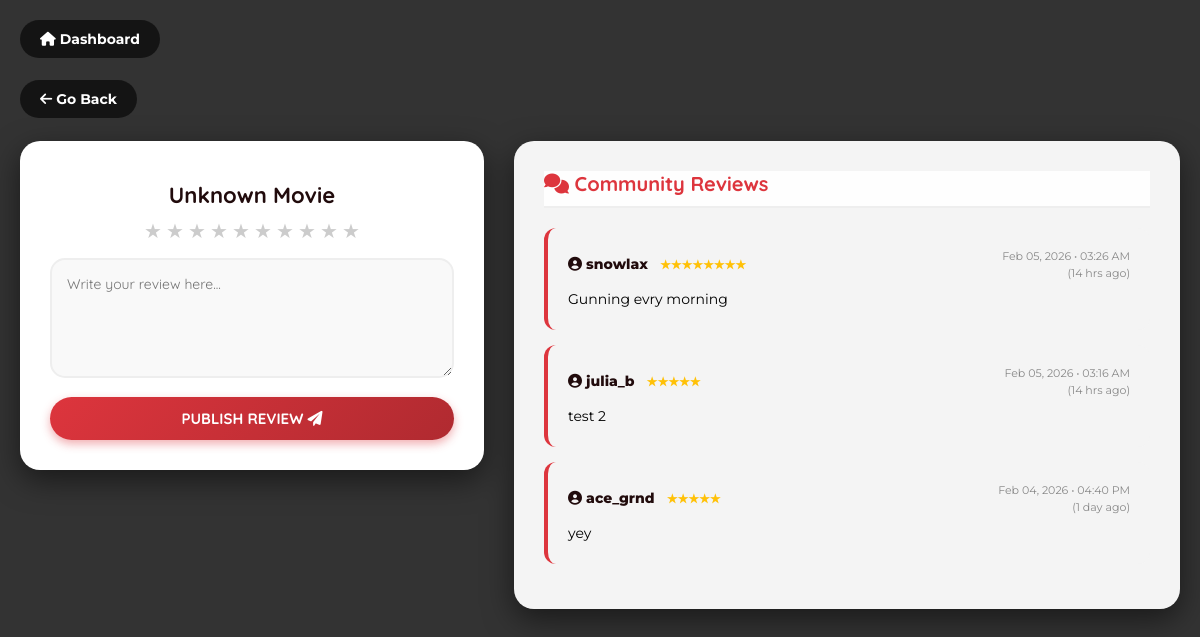
Screenshot of /reviews.php?movie_id=1168190 (signed in) with the database file from the repository.
### tables this page shows
CREATE TABLE `tbl_movie_review` (
  `id` int(11) NOT NULL,
  `user_id` int(11) NOT NULL,
  `movie_id` int(11) NOT NULL,
  `movie_title` varchar(255) DEFAULT NULL,
  `review` text NOT NULL,
  `created_at` timestamp NOT NULL DEFAULT current_timestamp(),
  `rating` tinyint(4) NOT NULL DEFAULT 5
);

CREATE TABLE `users` (
  `id` int(11) NOT NULL,
  `username` varchar(50) NOT NULL,
  `name` varchar(100) NOT NULL,
  `email` varchar(150) NOT NULL,
  `password` varchar(255) NOT NULL,
  `created_at` timestamp NOT NULL DEFAULT current_timestamp()
);

### reviews.php (the view, shortened to what this page needs)
<?php
include "db.php";
$movie_id = $_GET['movie_id'];
function time_elapsed_string($datetime, $full = false) {
    $now = new DateTime;
    $ago = new DateTime($datetime);
    $diff = $now->diff($ago);
    $weeks = floor($diff->d / 7);
    $days = $diff->d - ($weeks * 7);
    $string = array(
        'y' => $diff->y,
        'm' => $diff->m,
        'w' => $weeks,
        'd' => $days,
        'h' => $diff->h,
        'i' => $diff->i,
        's' => $diff->s,
    );
    $labels = array(
        'y' => 'year', 'm' => 'month', 'w' => 'week',
        'd' => 'day', 'h' => 'hr', 'i' => 'min', 's' => 'sec',
    );
    foreach ($string as $k => $v) {
        if ($v > 0) {
            $string[$k] = $v . ' ' . $labels[$k] . ($v > 1 ? 's' : '');
        } else {
            unset($string[$k]);
        }
    }
    $string = array_slice($string, 0, 1);
    return implode(', ', $string) . ' ago';
}
$sql = "SELECT r.review, r.rating, r.created_at, u.username
        FROM tbl_movie_review r
        JOIN users u ON r.user_id = u.id
        WHERE r.movie_id = ?
        ORDER BY r.created_at DESC";
$stmt_fetch = $conn->prepare($sql);
$stmt_fetch->bind_param("i", $movie_id);
$stmt_fetch->execute();
$result_reviews = $stmt_fetch->get_result();
$existing_reviews = [];
while($row = $result_reviews->fetch_assoc()) {
    $existing_reviews[] = $row;
}
$api_key = "1163142a130a2e01a5fb73752ac05995";
$tmdb_url = "https://api.themoviedb.org/3/movie/$movie_id?api_key=$api_key&language=en-US";
$movie_json = @file_get_contents($tmdb_url);
$movie = json_decode($movie_json, true);
if(!$movie || isset($movie['status_code'])) {
    $movie = ['title' => 'Unknown Movie', 'poster_path' => null];
}
?>
<!DOCTYPE html>
<html lang="en">
<head>
    <link rel="stylesheet" href="https://cdnjs.cloudflare.com/ajax/libs/font-awesome/6.0.0/css/all.min.css">
</head>
<body>
<a href="dashboard.php" class="back-link-float">
    <i class="fa-solid fa-house"></i> Dashboard
</a>
<a href="javascript:history.back()" class="back-link-float" style="top: 80px;">
    <i class="fa-solid fa-arrow-left"></i> Go Back
</a>
<div class="page-wrapper">
    <div class="main-layout">
        <div class="form-container">
            <h1><?= htmlspecialchars($movie['title']); ?></h1>
            <form method="POST">
            <div class="star-rating">
                <?php for($i = 10; $i >= 1; $i--): ?>
                    <label for="star<?= $i ?>" title="<?= $i ?> stars">★</label>
                <?php endfor; ?>
            </div>
                <textarea name="review" placeholder="Write your review here..." required></textarea>
                <button type="submit">Publish Review <i class="fa-solid fa-paper-plane"></i></button>
            </form>
        </div>
        <div class="comments-container">
            <div class="comments-header">
                <i class="fa-solid fa-comments"></i> Community Reviews
            </div>
            <?php if(count($existing_reviews) > 0): ?>
                <?php foreach($existing_reviews as $rev): ?>
                    <div class="single-review">
                        <div class="user-name">
                            <span>
                                <i class="fa-solid fa-user-circle"></i> <?= htmlspecialchars($rev['username']); ?>
                                <span class="stars-display">
                                    <?php for($i=0; $i<$rev['rating']; $i++) echo '★'; ?>
                                </span>
                            </span>
                            <span class="review-date">
                                <?= date("M d, Y • h:i A", strtotime($rev['created_at'])); ?>
                                <br>
                                (<?= time_elapsed_string($rev['created_at']); ?>)
                            </span>
                        </div>
                        <?= nl2br(htmlspecialchars($rev['review'])); ?>
                    </div>
                <?php endforeach; ?>
            <?php endif; ?>
        </div>
    </div>
</div>
</body>
</html>

### reviews.php (style rules this page uses)
* { box-sizing: border-box; }
body { background: url('assets/background.jpg') no-repeat center center fixed; background-size: cover; font-family: 'Montserrat', sans-serif; margin: 0; padding: 0; color: #fff; min-height: 100vh; }
body::before { content: ""; position: fixed; top: 0; left: 0; right: 0; bottom: 0; background: rgba(0,0,0,0.8); z-index: -1; }
.page-wrapper { width: 100%; max-width: 1200px; margin: 0 auto; padding: 40px 20px; display: flex; flex-direction: column; align-items: center; justify-content: center; min-height: 100vh; }
.main-layout { display: flex; gap: 30px; width: 100%; align-items: flex-start; margin-bottom: 50px; }
.form-container { flex: 1; background-color: #fff; color: #000; padding: 30px; border-radius: 20px; text-align: center; box-shadow: 0 10px 30px rgba(0,0,0,0.5); position: sticky; top: 30px; }
.comments-container { flex: 1.5; background-color: rgba(255, 255, 255, 0.95); color: #000; padding: 30px; border-radius: 20px; box-shadow: 0 10px 30px rgba(0,0,0,0.5); max-height: 80vh; overflow-y: auto; }
h1 { font-family: 'Quicksand', sans-serif; font-size: 22px; font-weight: 800; margin: 10px 0; color: #210b0c; }
.star-rating { display: flex; flex-direction: row-reverse; justify-content: center; gap: 2px; margin-bottom: 15px; }
.star-rating label { font-size: 20px; color: #ccc; cursor: pointer; transition: color 0.2s; width: 20px; text-align: center; }
form textarea { width: 100%; padding: 15px; border-radius: 15px; border: 2px solid #eee; background: #f9f9f9; box-sizing: border-box; font-size: 14px; resize: vertical; min-height: 120px; font-family: 'Quicksand', sans-serif; outline: none; transition: 0.3s; }
button { width: 100%; padding: 12px; border-radius: 50px; border: none; background: linear-gradient(135deg, #dd353d 0%, #b02a30 100%); color: #fff; font-family: 'Quicksand', sans-serif; font-weight: 700; font-size: 15px; text-transform: uppercase; cursor: pointer; margin-top: 15px; transition: 0.3s; box-shadow: 0 4px 10px rgba(221, 53, 61, 0.4); }
.comments-header { font-family: 'Quicksand', sans-serif; font-size: 20px; font-weight: 700; margin-bottom: 20px; color: #dd353d; border-bottom: 2px solid #eee; padding-bottom: 10px; position: sticky; top: 0; background: rgba(255,255,255,0.95); z-index: 10; }
.single-review { background: #f4f4f4; padding: 20px; border-radius: 12px; margin-bottom: 15px; font-size: 14px; line-height: 1.5; border-left: 4px solid #dd353d; position: relative; }
.user-name { font-weight: 800; color: #210b0c; font-size: 14px; display: flex; justify-content: space-between; align-items: center; margin-bottom: 8px; }
.stars-display { color: #ffc107; font-size: 12px; margin-left: 8px; }
.review-date { color: #888; font-weight: 400; font-size: 11px; text-align: right; }
.back-link-float { position: fixed; top: 20px; left: 20px; background: rgba(0,0,0,0.6); padding: 10px 20px; border-radius: 50px; color: #fff; text-decoration: none; font-weight: bold; font-size: 14px; backdrop-filter: blur(5px); transition: 0.3s; z-index: 100; }

### rows the page displays
tbl_movie_review: user.username "snowlax", created_at "Feb 05, 2026 • 03:26 AM", created_at "14 hrs ago", review "Gunning evry morning"
tbl_movie_review: user.username "julia_b", created_at "Feb 05, 2026 • 03:16 AM", created_at "14 hrs ago", review "test 2"
tbl_movie_review: user.username "ace_grnd", created_at "Feb 04, 2026 • 04:40 PM", created_at "1 day ago", review "yey"

### other values shown
$movie['title'] "Unknown Movie"
